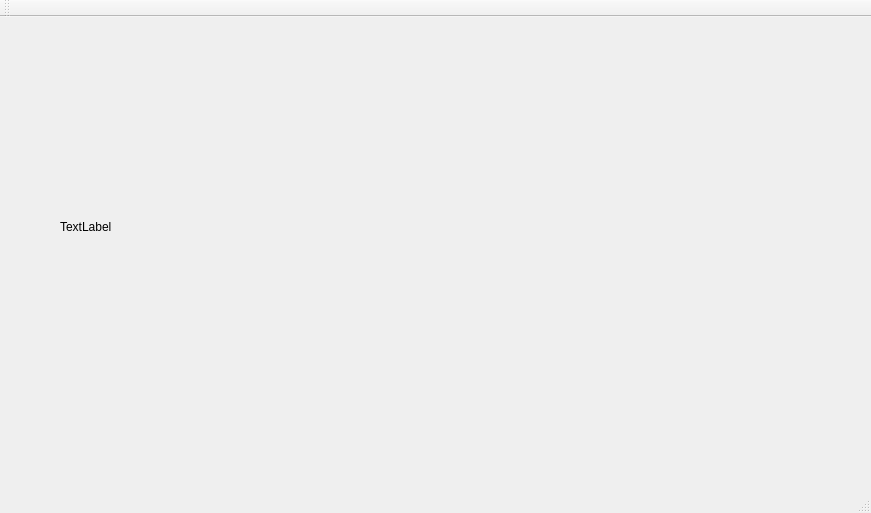
<?xml version="1.0" encoding="UTF-8"?>
<ui version="4.0">
 <class>MainWindow</class>
 <widget class="QMainWindow" name="MainWindow">
  <property name="geometry">
   <rect>
    <x>0</x>
    <y>0</y>
    <width>871</width>
    <height>513</height>
   </rect>
  </property>
  <property name="windowTitle">
   <string>MainWindow</string>
  </property>
  <widget class="QWidget" name="centralWidget">
   <widget class="qplot" name="view1">
    <property name="geometry">
     <rect>
      <x>60</x>
      <y>10</y>
      <width>500</width>
      <height>400</height>
     </rect>
    </property>
    <property name="sizePolicy">
     <sizepolicy hsizetype="Preferred" vsizetype="Preferred">
      <horstretch>0</horstretch>
      <verstretch>0</verstretch>
     </sizepolicy>
    </property>
    <property name="mouseTracking">
     <bool>true</bool>
    </property>
    <property name="text">
     <string>TextLabel</string>
    </property>
   </widget>
  </widget>
  <widget class="QMenuBar" name="menuBar">
   <property name="geometry">
    <rect>
     <x>0</x>
     <y>0</y>
     <width>871</width>
     <height>23</height>
    </rect>
   </property>
  </widget>
  <widget class="QToolBar" name="mainToolBar">
   <attribute name="toolBarArea">
    <enum>TopToolBarArea</enum>
   </attribute>
   <attribute name="toolBarBreak">
    <bool>false</bool>
   </attribute>
  </widget>
  <widget class="QStatusBar" name="statusBar"/>
 </widget>
 <layoutdefault spacing="6" margin="11"/>
 <customwidgets>
  <customwidget>
   <class>qplot</class>
   <extends>QLabel</extends>
   <header>qplot.h</header>
  </customwidget>
 </customwidgets>
 <resources/>
 <connections/>
</ui>
